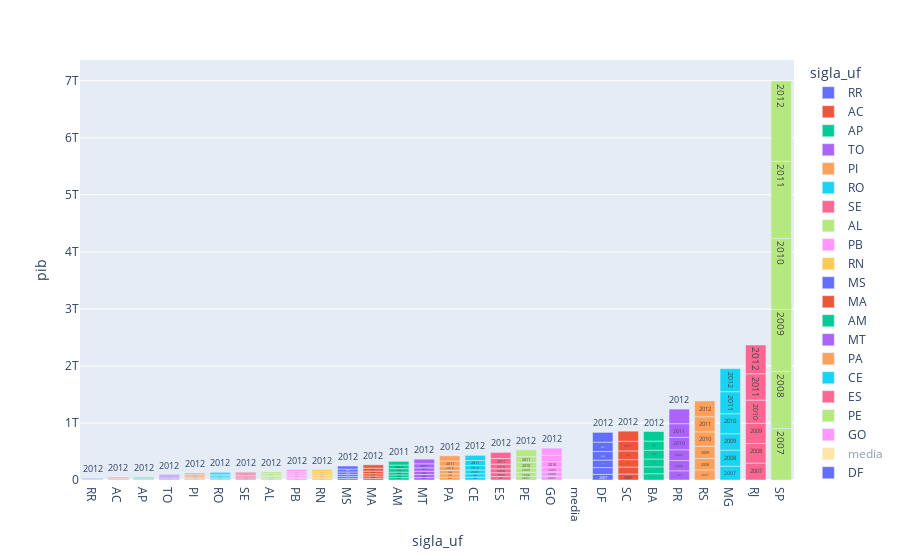

Notebook cell for this chart:
### Code cell
#grafico que mostra o pib anualmente empilhado dos estados
#obs: a situação crescente do grafico se baseia apenas no pib do primeiro ano (2007)


#grafico gerado pela base df_final que esta ordenada pelo pib, eixo y será o pib, eixo x os estados e os anos serão informados nas barras
graf_pib = px.bar(df_final.sort_values("pib"),y='pib' ,x ='sigla_uf',color = 'sigla_uf',text='ano')
graf_pib.show()

### Figure 1 — Plotly figure (JSON) as saved in the notebook; plotly's stock layout.template omitted (floating-point values rounded to 4 significant figures)
{"data": [{"alignmentgroup": "True", "hovertemplate": "sigla_uf=%{x}<br>pib=%{y}<br>ano=%{text}<extra></extra>", "legendgroup": "RR", "marker": {"color": "#636efa", "pattern": {"shape": ""}}, "name": "RR", "offsetgroup": "RR", "orientation": "v", "showlegend": true, "text": [2007, 2008, 2009, 2010, 2011, 2012], "textposition": "auto", "type": "bar", "x": ["RR", "RR", "RR", "RR", "RR", "RR"], "xaxis": "x", "y": [4168599000, 4889301000, 5593491000, 6340601000, 6951190000, 7313836000], "yaxis": "y"}, {"alignmentgroup": "True", "hovertemplate": "sigla_uf=%{x}<br>pib=%{y}<br>ano=%{text}<extra></extra>", "legendgroup": "AC", "marker": {"color": "#EF553B", "pattern": {"shape": ""}}, "name": "AC", "offsetgroup": "AC", "orientation": "v", "showlegend": true, "text": [2007, 2008, 2009, 2010, 2011, 2012], "textposition": "auto", "type": "bar", "x": ["AC", "AC", "AC", "AC", "AC", "AC"], "xaxis": "x", "y": [5760501000, 6730108000, 7386436000, 8476515000, 8794362000, 9629239000], "yaxis": "y"}, {"alignmentgroup": "True", "hovertemplate": "sigla_uf=%{x}<br>pib=%{y}<br>ano=%{text}<extra></extra>", "legendgroup": "AP", "marker": {"color": "#00cc96", "pattern": {"shape": ""}}, "name": "AP", "offsetgroup": "AP", "orientation": "v", "showlegend": true, "text": [2007, 2008, 2009, 2010, 2011, 2012], "textposition": "auto", "type": "bar", "x": ["AP", "AP", "AP", "AP", "AP", "AP"], "xaxis": "x", "y": [6022132000, 6764834000, 7404389000, 8265965000, 8968032000, 10419539000], "yaxis": "y"}, {"alignmentgroup": "True", "hovertemplate": "sigla_uf=%{x}<br>pib=%{y}<br>ano=%{text}<extra></extra>", "legendgroup": "TO", "marker": {"color": "#ab63fa", "pattern": {"shape": ""}}, "name": "TO", "offsetgroup": "TO", "orientation": "v", "showlegend": true, "text": [2007, 2008, 2009, 2010, 2011, 2012], "textposition": "auto", "type": "bar", "x": ["TO", "TO", "TO", "TO", "TO", "TO"], "xaxis": "x", "y": [11094063000, 13090266000, 14571366000, 17240135000, 18059159000, 19529689000], "yaxis": "y"}, {"alignmentgroup": "True", "hovertemplate": "sigla_uf=%{x}<br>pib=%{y}<br>ano=%{text}<extra></extra>", "legendgroup": "PI", "marker": {"color": "#FFA15A", "pattern": {"shape": ""}}, "name": "PI", "offsetgroup": "PI", "orientation": "v", "showlegend": true, "text": [2007, 2008, 2009, 2010, 2011, 2012], "textposition": "auto", "type": "bar", "x": ["PI", "PI", "PI", "PI", "PI", "PI"], "xaxis": "x", "y": [14135870000, 16760272000, 19032665000, 22060161000, 24606833000, 25720626000], "yaxis": "y"}, {"alignmentgroup": "True", "hovertemplate": "sigla_uf=%{x}<br>pib=%{y}<br>ano=%{text}<extra></extra>", "legendgroup": "RO", "marker": {"color": "#19d3f3", "pattern": {"shape": ""}}, "name": "RO", "offsetgroup": "RO", "orientation": "v", "showlegend": true, "text": [2007, 2008, 2009, 2010, 2011, 2012], "textposition": "auto", "type": "bar", "x": ["RO", "RO", "RO", "RO", "RO", "RO"], "xaxis": "x", "y": [15002734000, 17887799000, 20236194000, 23560644000, 27839144000, 29361936000], "yaxis": "y"}, {"alignmentgroup": "True", "hovertemplate": "sigla_uf=%{x}<br>pib=%{y}<br>ano=%{text}<extra></extra>", "legendgroup": "SE", "marker": {"color": "#FF6692", "pattern": {"shape": ""}}, "name": "SE", "offsetgroup": "SE", "orientation": "v", "showlegend": true, "text": [2007, 2008, 2009, 2010, 2011, 2012], "textposition": "auto", "type": "bar", "x": ["SE", "SE", "SE", "SE", "SE", "SE"], "xaxis": "x", "y": [16895691000, 19551803000, 19767111000, 23932155000, 26198908000, 27823191000], "yaxis": "y"}, {"alignmentgroup": "True", "hovertemplate": "sigla_uf=%{x}<br>pib=%{y}<br>ano=%{text}<extra></extra>", "legendgroup": "AL", "marker": {"color": "#B6E880", "pattern": {"shape": ""}}, "name": "AL", "offsetgroup": "AL", "orientation": "v", "showlegend": true, "text": [2007, 2008, 2009, 2010, 2011, 2012], "textposition": "auto", "type": "bar", "x": ["AL", "AL", "AL", "AL", "AL", "AL"], "xaxis": "x", "y": [17793227000, 19476861000, 21234951000, 24574808000, 28540304000, 29544708000], "yaxis": "y"}, {"alignmentgroup": "True", "hovertemplate": "sigla_uf=%{x}<br>pib=%{y}<br>ano=%{text}<extra></extra>", "legendgroup": "PB", "marker": {"color": "#FF97FF", "pattern": {"shape": ""}}, "name": "PB", "offsetgroup": "PB", "orientation": "v", "showlegend": true, "text": [2007, 2008, 2009, 2010, 2011, 2012], "textposition": "auto", "type": "bar", "x": ["PB", "PB", "PB", "PB", "PB", "PB"], "xaxis": "x", "y": [22201750000, 25696641000, 28718598000, 31947059000, 35443832000, 38731149000], "yaxis": "y"}, {"alignmentgroup": "True", "hovertemplate": "sigla_uf=%{x}<br>pib=%{y}<br>ano=%{text}<extra></extra>", "legendgroup": "RN", "marker": {"color": "#FECB52", "pattern": {"shape": ""}}, "name": "RN", "offsetgroup": "RN", "orientation": "v", "showlegend": true, "text": [2007, 2008, 2009, 2010, 2011, 2012], "textposition": "auto", "type": "bar", "x": ["RN", "RN", "RN", "RN", "RN", "RN"], "xaxis": "x", "y": [22925563000, 25481449000, 27904989000, 32338895000, 36103202000, 39543679000], "yaxis": "y"}, {"alignmentgroup": "True", "hovertemplate": "sigla_uf=%{x}<br>pib=%{y}<br>ano=%{text}<extra></extra>", "legendgroup": "MS", "marker": {"color": "#636efa", "pattern": {"shape": ""}}, "name": "MS", "offsetgroup": "MS", "orientation": "v", "showlegend": true, "text": [2007, 2008, 2009, 2010, 2011, 2012], "textposition": "auto", "type": "bar", "x": ["MS", "MS", "MS", "MS", "MS", "MS"], "xaxis": "x", "y": [28121420000, 33142746000, 36368094000, 43514207000, 49242254000, 54471447000], "yaxis": "y"}, {"alignmentgroup": "True", "hovertemplate": "sigla_uf=%{x}<br>pib=%{y}<br>ano=%{text}<extra></extra>", "legendgroup": "MA", "marker": {"color": "#EF553B", "pattern": {"shape": ""}}, "name": "MA", "offsetgroup": "MA", "orientation": "v", "showlegend": true, "text": [2007, 2008, 2009, 2010, 2011, 2012], "textposition": "auto", "type": "bar", "x": ["MA", "MA", "MA", "MA", "MA", "MA"], "xaxis": "x", "y": [31606026000, 38486010000, 39854677000, 45255942000, 52187204000, 58819683000], "yaxis": "y"}, {"alignmentgroup": "True", "hovertemplate": "sigla_uf=%{x}<br>pib=%{y}<br>ano=%{text}<extra></extra>", "legendgroup": "AM", "marker": {"color": "#00cc96", "pattern": {"shape": ""}}, "name": "AM", "offsetgroup": "AM", "orientation": "v", "showlegend": true, "text": [2007, 2008, 2009, 2010, 2012, 2011], "textposition": "auto", "type": "bar", "x": ["AM", "AM", "AM", "AM", "AM", "AM"], "xaxis": "x", "y": [42023218000, 46822569000, 49614251000, 59779292000, 64119836000, 64555404000], "yaxis": "y"}, {"alignmentgroup": "True", "hovertemplate": "sigla_uf=%{x}<br>pib=%{y}<br>ano=%{text}<extra></extra>", "legendgroup": "MT", "marker": {"color": "#ab63fa", "pattern": {"shape": ""}}, "name": "MT", "offsetgroup": "MT", "orientation": "v", "showlegend": true, "text": [2007, 2008, 2009, 2010, 2011, 2012], "textposition": "auto", "type": "bar", "x": ["MT", "MT", "MT", "MT", "MT", "MT"], "xaxis": "x", "y": [42687119000, 53386488000, 57294192000, 59599990000, 71417805000, 80830108000], "yaxis": "y"}, {"alignmentgroup": "True", "hovertemplate": "sigla_uf=%{x}<br>pib=%{y}<br>ano=%{text}<extra></extra>", "legendgroup": "PA", "marker": {"color": "#FFA15A", "pattern": {"shape": ""}}, "name": "PA", "offsetgroup": "PA", "orientation": "v", "showlegend": true, "text": [2007, 2009, 2008, 2010, 2011, 2012], "textposition": "auto", "type": "bar", "x": ["PA", "PA", "PA", "PA", "PA", "PA"], "xaxis": "x", "y": [49507144000, 58401830000, 58518557000, 77847597000, 88370610000, 91009014000], "yaxis": "y"}, {"alignmentgroup": "True", "hovertemplate": "sigla_uf=%{x}<br>pib=%{y}<br>ano=%{text}<extra></extra>", "legendgroup": "CE", "marker": {"color": "#19d3f3", "pattern": {"shape": ""}}, "name": "CE", "offsetgroup": "CE", "orientation": "v", "showlegend": true, "text": [2007, 2008, 2009, 2010, 2011, 2012], "textposition": "auto", "type": "bar", "x": ["CE", "CE", "CE", "CE", "CE", "CE"], "xaxis": "x", "y": [50331383000, 60098877000, 65703761000, 77865415000, 87982450000, 90131724000], "yaxis": "y"}, {"alignmentgroup": "True", "hovertemplate": "sigla_uf=%{x}<br>pib=%{y}<br>ano=%{text}<extra></extra>", "legendgroup": "ES", "marker": {"color": "#FF6692", "pattern": {"shape": ""}}, "name": "ES", "offsetgroup": "ES", "orientation": "v", "showlegend": true, "text": [2007, 2009, 2008, 2010, 2011, 2012], "textposition": "auto", "type": "bar", "x": ["ES", "ES", "ES", "ES", "ES", "ES"], "xaxis": "x", "y": [60339817000, 66763012000, 69870222000, 82121834000, 97693458000, 107328771000], "yaxis": "y"}, {"alignmentgroup": "True", "hovertemplate": "sigla_uf=%{x}<br>pib=%{y}<br>ano=%{text}<extra></extra>", "legendgroup": "PE", "marker": {"color": "#B6E880", "pattern": {"shape": ""}}, "name": "PE", "offsetgroup": "PE", "orientation": "v", "showlegend": true, "text": [2007, 2008, 2009, 2010, 2011, 2012], "textposition": "auto", "type": "bar", "x": ["PE", "PE", "PE", "PE", "PE", "PE"], "xaxis": "x", "y": [62255687000, 70440859000, 78428308000, 95186714000, 104393980000, 117340092000], "yaxis": "y"}, {"alignmentgroup": "True", "hovertemplate": "sigla_uf=%{x}<br>pib=%{y}<br>ano=%{text}<extra></extra>", "legendgroup": "GO", "marker": {"color": "#FF97FF", "pattern": {"shape": ""}}, "name": "GO", "offsetgroup": "GO", "orientation": "v", "showlegend": true, "text": [2007, 2008, 2009, 2010, 2011, 2012], "textposition": "auto", "type": "bar", "x": ["GO", "GO", "GO", "GO", "GO", "GO"], "xaxis": "x", "y": [65210147000, 75271163000, 85615344000, 97575930000, 111268553000, 123926301000], "yaxis": "y"}, {"alignmentgroup": "True", "hovertemplate": "sigla_uf=%{x}<br>pib=%{y}<br>ano=%{text}<extra></extra>", "legendgroup": "media", "marker": {"color": "#FECB52", "pattern": {"shape": ""}}, "name": "media", "offsetgroup": "media", "orientation": "v", "showlegend": true, "text": [2007, 2008, 2009, 2010, 2011, 2012], "textposition": "auto", "type": "bar", "visible": "legendonly", "x": ["media", "media", "media", "media", "media", "media"], "xaxis": "x", "y": [98570000000.0, 112300000000.0, 119977928000, 139600000000.0, 153400000000.0, 162670148000], "yaxis": "y"}, {"alignmentgroup": "True", "hovertemplate": "sigla_uf=%{x}<br>pib=%{y}<br>ano=%{text}<extra></extra>", "legendgroup": "DF", "marker": {"color": "#636efa", "pattern": {"shape": ""}}, "name": "DF", "offsetgroup": "DF", "orientation": "v", "showlegend": true, "text": [2007, 2008, 2009, 2010, 2011, 2012], "textposition": "auto", "type": "bar", "x": ["DF", "DF", "DF", "DF", "DF", "DF"], "xaxis": "x", "y": [99945620000, 117571878000, 131487268000, 149906319000, 164482129000, 171235534000], "yaxis": "y"}, {"alignmentgroup": "True", "hovertemplate": "sigla_uf=%{x}<br>pib=%{y}<br>ano=%{text}<extra></extra>", "legendgroup": "SC", "marker": {"color": "#EF553B", "pattern": {"shape": ""}}, "name": "SC", "offsetgroup": "SC", "orientation": "v", "showlegend": true, "text": [2007, 2008, 2009, 2010, 2011, 2012], "textposition": "auto", "type": "bar", "x": ["SC", "SC", "SC", "SC", "SC", "SC"], "xaxis": "x", "y": [104622947000, 123282295000, 129806256000, 152482338000, 169049530000, 177275691000], "yaxis": "y"}, {"alignmentgroup": "True", "hovertemplate": "sigla_uf=%{x}<br>pib=%{y}<br>ano=%{text}<extra></extra>", "legendgroup": "BA", "marker": {"color": "#00cc96", "pattern": {"shape": ""}}, "name": "BA", "offsetgroup": "BA", "orientation": "v", "showlegend": true, "text": [2007, 2008, 2009, 2010, 2011, 2012], "textposition": "auto", "type": "bar", "x": ["BA", "BA", "BA", "BA", "BA", "BA"], "xaxis": "x", "y": [109651844000, 121507056000, 137074671000, 154340458000, 159868615000, 167727375000], "yaxis": "y"}, {"alignmentgroup": "True", "hovertemplate": "sigla_uf=%{x}<br>pib=%{y}<br>ano=%{text}<extra></extra>", "legendgroup": "PR", "marker": {"color": "#ab63fa", "pattern": {"shape": ""}}, "name": "PR", "offsetgroup": "PR", "orientation": "v", "showlegend": true, "text": [2007, 2008, 2009, 2010, 2011, 2012], "textposition": "auto", "type": "bar", "x": ["PR", "PR", "PR", "PR", "PR", "PR"], "xaxis": "x", "y": [161581844000, 179263189000, 189991949000, 217289677000, 239366010000, 255926608000], "yaxis": "y"}, {"alignmentgroup": "True", "hovertemplate": "sigla_uf=%{x}<br>pib=%{y}<br>ano=%{text}<extra></extra>", "legendgroup": "RS", "marker": {"color": "#FFA15A", "pattern": {"shape": ""}}, "name": "RS", "offsetgroup": "RS", "orientation": "v", "showlegend": true, "text": [2007, 2008, 2009, 2010, 2011, 2012], "textposition": "auto", "type": "bar", "x": ["RS", "RS", "RS", "RS", "RS", "RS"], "xaxis": "x", "y": [176615073000, 199494246000, 215863879000, 252482597000, 263633398000, 277657666000], "yaxis": "y"}, {"alignmentgroup": "True", "hovertemplate": "sigla_uf=%{x}<br>pib=%{y}<br>ano=%{text}<extra></extra>", "legendgroup": "MG", "marker": {"color": "#19d3f3", "pattern": {"shape": ""}}, "name": "MG", "offsetgroup": "MG", "orientation": "v", "showlegend": true, "text": [2007, 2008, 2009, 2010, 2011, 2012], "textposition": "auto", "type": "bar", "x": ["MG", "MG", "MG", "MG", "MG", "MG"], "xaxis": "x", "y": [241293054000, 282520745000, 287054748000, 351380905000, 386155622000, 403551317000], "yaxis": "y"}, {"alignmentgroup": "True", "hovertemplate": "sigla_uf=%{x}<br>pib=%{y}<br>ano=%{text}<extra></extra>", "legendgroup": "RJ", "marker": {"color": "#FF6692", "pattern": {"shape": ""}}, "name": "RJ", "offsetgroup": "RJ", "orientation": "v", "showlegend": true, "text": [2007, 2008, 2009, 2010, 2011, 2012], "textposition": "auto", "type": "bar", "x": ["RJ", "RJ", "RJ", "RJ", "RJ", "RJ"], "xaxis": "x", "y": [296767784000, 343182068000, 353878136000, 407122794000, 462376208000, 504221371000], "yaxis": "y"}, {"alignmentgroup": "True", "hovertemplate": "sigla_uf=%{x}<br>pib=%{y}<br>ano=%{text}<extra></extra>", "legendgroup": "SP", "marker": {"color": "#B6E880", "pattern": {"shape": ""}}, "name": "SP", "offsetgroup": "SP", "orientation": "v", "showlegend": true, "text": [2007, 2008, 2009, 2010, 2011, 2012], "textposition": "auto", "type": "bar", "x": ["SP", "SP", "SP", "SP", "SP", "SP"], "xaxis": "x", "y": [902784268000, 1003015191000, 1084353490000, 1247595927000, 1349465140000, 1408903866000], "yaxis": "y"}], "layout": {"autosize": true, "barmode": "relative", "legend": {"title": {"text": "sigla_uf"}, "tracegroupgap": 0}, "margin": {"t": 60}, "xaxis": {"anchor": "y", "autorange": true, "categoryarray": ["RR", "AC", "AP", "TO", "PI", "RO", "SE", "AL", "PB", "RN", "MS", "MA", "AM", "MT", "PA", "CE", "ES", "PE", "GO", "media", "DF", "SC", "BA", "PR", "RS", "MG", "RJ", "SP"], "categoryorder": "array", "domain": [0, 1], "range": [-0.5, 27.5], "title": {"text": "sigla_uf"}, "type": "category"}, "yaxis": {"anchor": "x", "autorange": true, "domain": [0, 1], "range": [0, 7364000000000.0], "title": {"text": "pib"}, "type": "linear"}}}
